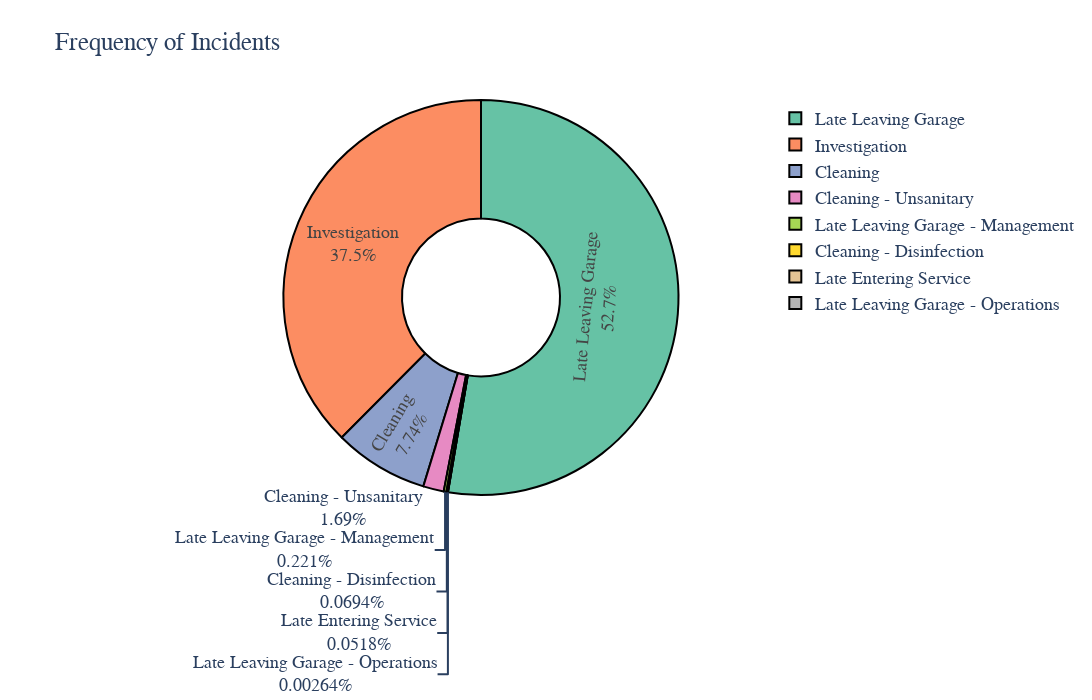

Source (notebook cell):
### Code cell
list_avoidable = ['Late Leaving Garage','Cleaning','Late Entering Service','Cleaning - Unsanitary','Cleaning - Disinfection', 'Late Leaving Garage - Operations','Late Leaving Garage - Management','Investigation']
df_delays_avoidable=df_bus_delay[df_bus_delay['Incident'].isin(list_avoidable)]
df_delays_avoidable.head()
print(df_delays_avoidable['Incident'].unique())

# Count the frequency of each incident
df_delays_avoidable_count = df_delays_avoidable['Incident'].value_counts().reset_index()
df_delays_avoidable_count.head()
# Create a doughnut chart using plotly
fig = px.pie(df_delays_avoidable_count, names='Incident', values='count', title='Frequency of Incidents', hole=0.4, width=1200, height=700,
             color_discrete_sequence=px.colors.qualitative.Set2
             )

# Manually add text labels with both percent and label
fig.update_traces(textinfo='percent+label', 
                  customdata=df_delays_avoidable_count['Incident'],
                  hovertemplate='%{label}: %{percent}<br>Count: %{value}<br>Custom Data: %{customdata}'
                 )

# Customize the text font
fig.update_layout(font=dict(family='Arial', size=18))

fig.update_traces(
    texttemplate='',  # Set the text template to an empty string to hide percentages
    marker=dict(line=dict(color='black', width=2))  # Add borders to the pie chart
)

# Show the plot
fig.show()

### Figure 1 — Plotly figure (JSON) as saved in the notebook; plotly's stock layout.template omitted (floating-point values rounded to 4 significant figures)
{"data": [{"customdata": ["Late Leaving Garage", "Investigation", "Cleaning", "Cleaning - Unsanitary", "Late Leaving Garage - Management", "Cleaning - Disinfection", "Late Entering Service", "Late Leaving Garage - Operations"], "domain": {"x": [0, 1], "y": [0, 1]}, "hole": 0.4, "hovertemplate": "%{label}: %{percent}<br>Count: %{value}<br>Custom Data: %{customdata}", "labels": ["Late Leaving Garage", "Investigation", "Cleaning", "Cleaning - Unsanitary", "Late Leaving Garage - Management", "Cleaning - Disinfection", "Late Entering Service", "Late Leaving Garage - Operations"], "legendgroup": "", "marker": {"line": {"color": "black", "width": 2}}, "name": "", "showlegend": true, "textinfo": "percent+label", "texttemplate": "", "type": "pie", "values": [59946, 42725, 8807, 1925, 252, 79, 59, 3]}], "layout": {"font": {"family": "Arial", "size": 18}, "height": 700, "legend": {"tracegroupgap": 0}, "piecolorway": ["rgb(102,194,165)", "rgb(252,141,98)", "rgb(141,160,203)", "rgb(231,138,195)", "rgb(166,216,84)", "rgb(255,217,47)", "rgb(229,196,148)", "rgb(179,179,179)"], "title": {"text": "Frequency of Incidents"}, "width": 1200}}
